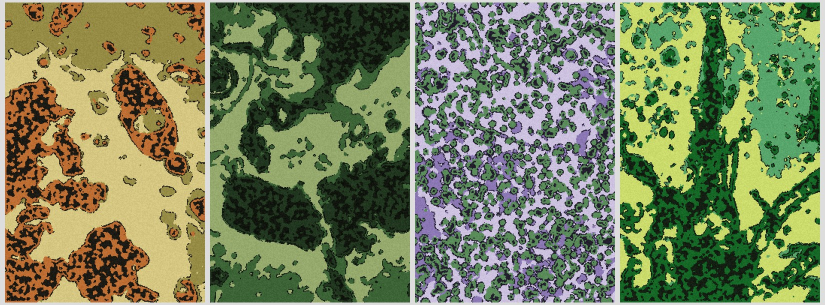
#> input picture fine-art/out/camo/contact-v1.jpg, 1650 x 610 px, given in place of testate-encysting-jimena-fuentes-i2.jpg, which was not available (shown at 1/2 size)
$ python camo.py
#> lines starting #> are read from the running program, lines starting #| are printed output that depends on the picture; after the words box and inside, x2 and y2 are one past the last pixel; in counts of white or black regions, pixels touching at a corner belong together
"""Soil camo: a real student micrograph of soil aggregates posterised into camo blobs (pale ground, olive, rust),
each rust and olive blob ringed with a broken black outline, then rendered with a fuzzy knit/fleece edge.
Run: python3 camo.py -> out/camo/*.png + contact.jpg
"""
import glob, os
import numpy as np
from PIL import Image, ImageOps
from scipy import ndimage as ndi

HERE = os.path.dirname(os.path.abspath(__file__))
SRC, OUT = os.path.join(HERE, "src"), os.path.join(HERE, "out", "camo")
W, H = 1600, 2400
WAYS = {
    "desert": [(214, 200, 130), (150, 140, 70), (190, 110, 50), (28, 26, 20)],
    "forest": [(150, 170, 110), (60, 100, 55), (34, 55, 31), (16, 22, 14)],
    "lilac": [(205, 195, 225), (140, 120, 180), (90, 140, 90), (34, 30, 45)],
    "sfw": [(203, 219, 108), (89, 166, 108), (21, 104, 38), (20, 30, 18)],
}
SOURCES = ["testate-encysting-jimena-fuentes-i2", "testate-encysted-robert-kenyon", "fungal-spores-in-suspension", "mite-talbot-armstrong-i3"]


def camo(src, pal, seed, knit=6):
#> called with src = 'testate-encysting-jimena-fuentes-i2', seed = 0, knit = 6
    rng = np.random.default_rng(seed)
    im = ImageOps.fit(Image.open(os.path.join(SRC, src + ".jpg")).convert("L"), (W // 2, H // 2), Image.LANCZOS)
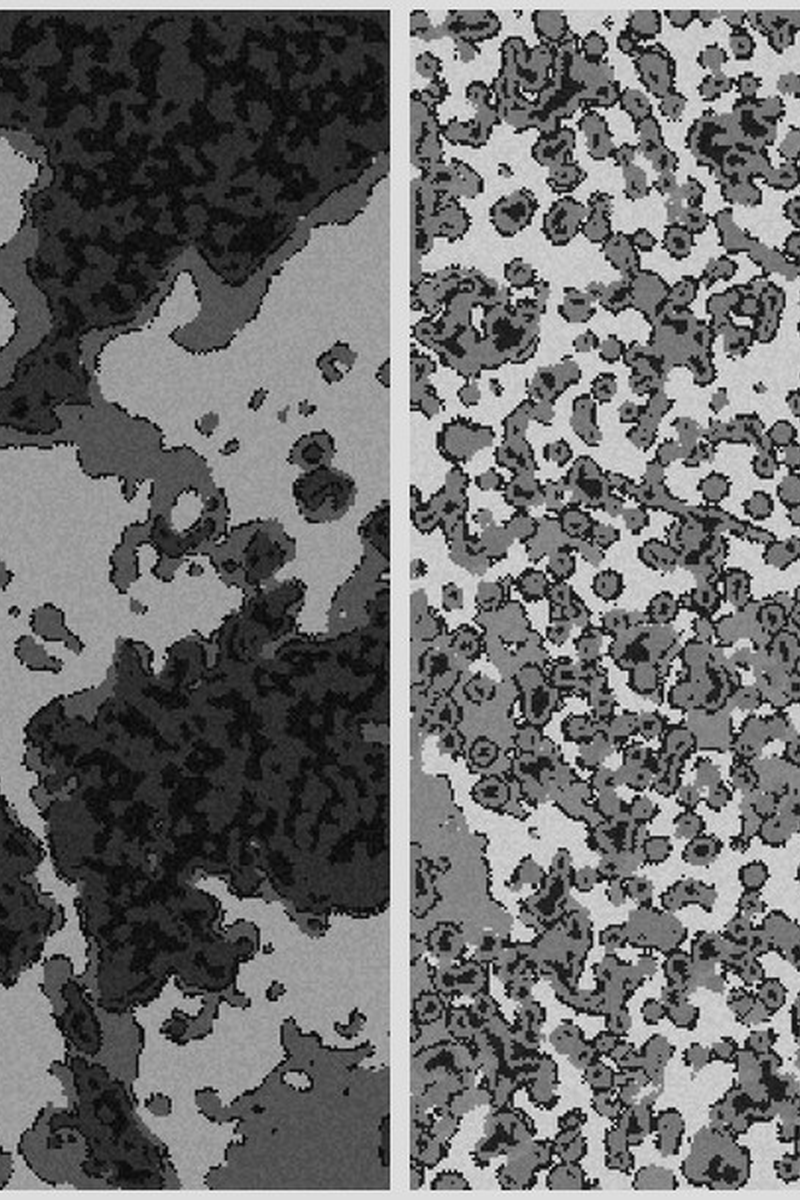
#> im: PIL image 800x1200 L; min 0, max 253, mean 108.5
    g = np.asarray(ImageOps.autocontrast(im, cutoff=1), np.float32) / 255
    g = g - ndi.gaussian_filter(g, 80) * .7
    g = ndi.gaussian_filter(g, 5)
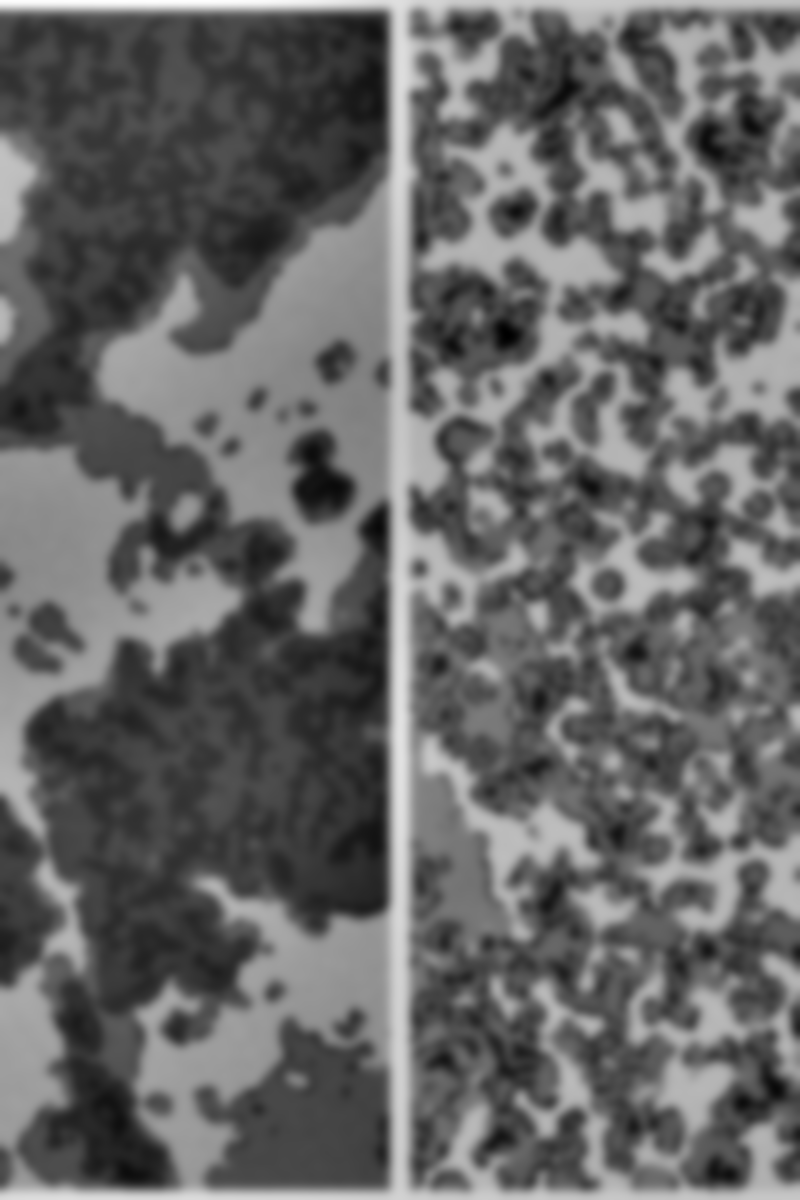
#> g: shape (1200, 800) float32; min -0.31, max 0.802, mean 0.136; drawn with min black and max white
    g = np.asarray(Image.fromarray(((g - g.min()) / np.ptp(g) * 255).astype(np.uint8)).resize((W, H), Image.BICUBIC), np.float32) / 255
#> g: shape (2400, 1600) float32
    q1, q2 = np.quantile(g, .38), np.quantile(g, .62)
#> q1 = 0.298; q2 = 0.439
    rust = g < q1; olive = (g >= q1) & (g < q2)
#> after `rust = g < q1`:
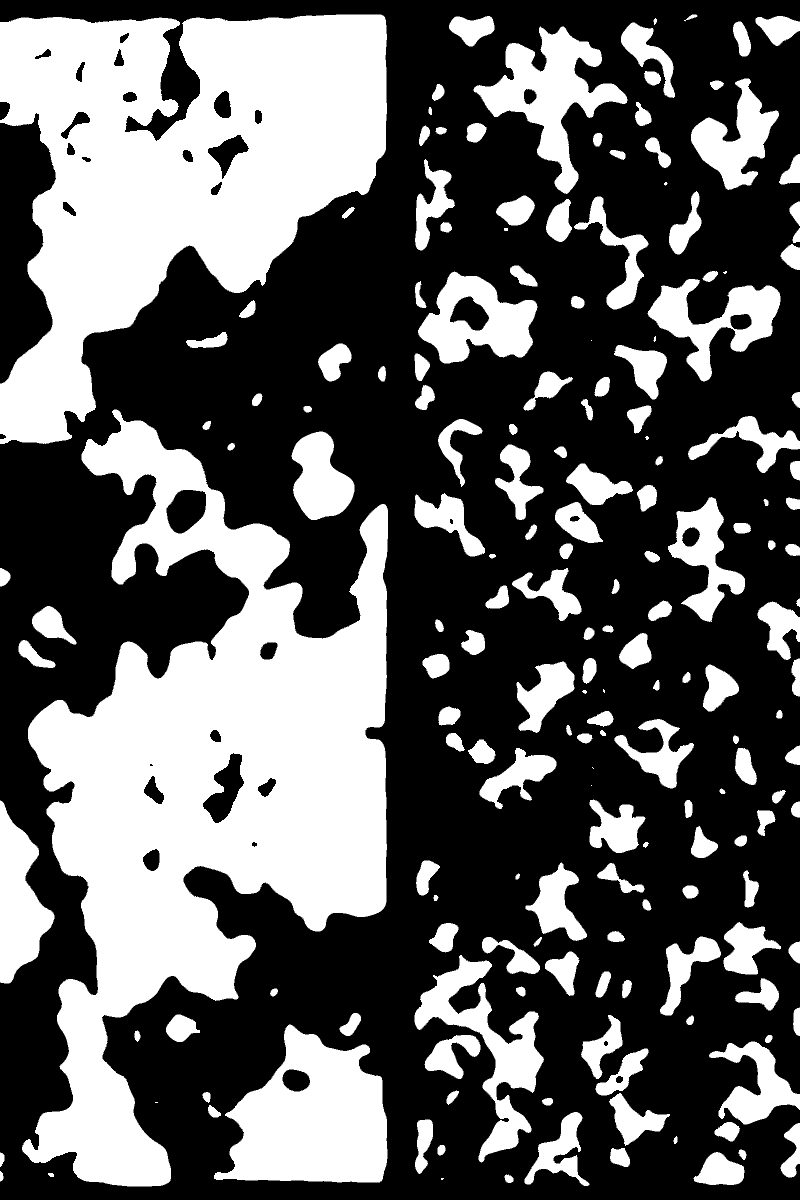
#> rust: shape (2400, 1600) bool (shown at 1/2 size); 37.2% white; 183 white regions (4 under 20 px), largest, box (x1, y1, x2, y2) and area: (44, 819, 776, 2373) 508572, (0, 29, 774, 888) 374419, (428, 2049, 775, 2365) 71160
#> after `olive = (g >= q1) & (g < q2)`: olive: shape (2400, 1600) bool; 24.6% white; 74 white regions, largest, box (x1, y1, x2, y2) and area: (821, 25, 1600, 2380) 589788, (0, 23, 781, 2378) 170080, (0, 226, 112, 767) 23755
    rust = ndi.binary_opening(rust, iterations=4); olive = ndi.binary_opening(olive, iterations=4)
#> after `rust = ndi.binary_opening(rust, iterations=4)`: rust: shape (2400, 1600) bool; 36.9% white; 172 white regions, largest, box (x1, y1, x2, y2) and area: (44, 819, 776, 2373) 508006, (0, 29, 774, 888) 373668, (428, 2049, 775, 2365) 71075
#> after `olive = ndi.binary_opening(olive, iterations=4)`: olive: shape (2400, 1600) bool; 24% white; 111 white regions, largest, box (x1, y1, x2, y2) and area: (822, 25, 1600, 2377) 503608, (0, 305, 776, 1357) 68794, (824, 2034, 1001, 2369) 24913
    # broken black outline around every blob
    ring = (ndi.binary_dilation(rust, iterations=9) & ~rust) | (ndi.binary_dilation(olive, iterations=7) & ~olive & ~rust)
#> ring: shape (2400, 1600) bool; 18.5% white; 151 white regions (5 under 20 px), largest, box (x1, y1, x2, y2) and area: (815, 14, 1600, 2386) 343618, (0, 18, 785, 2382) 142108, (1024, 1243, 1544, 1586) 23434
    br = ndi.gaussian_filter(rng.random((H, W)), 14); ring &= br > np.quantile(br, .25)
#> after `ring &= br > np.quantile(br, 0.25)`:
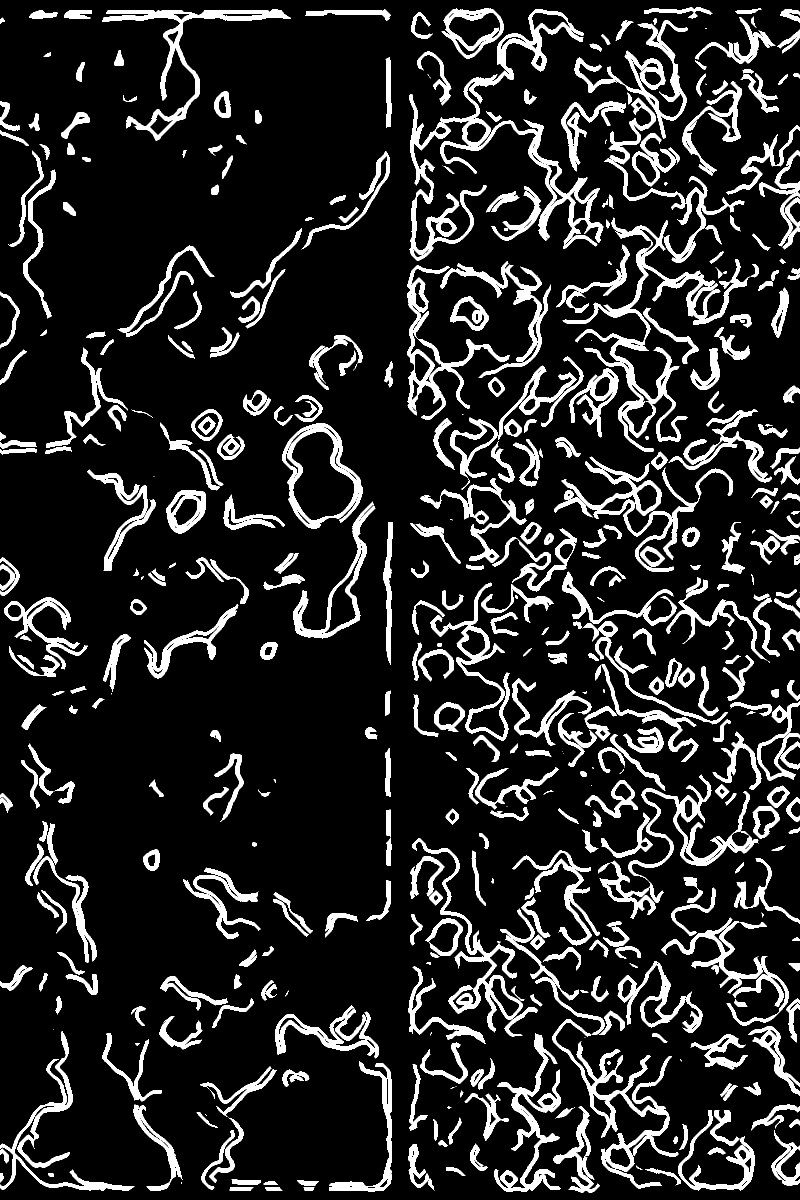
#> ring: shape (2400, 1600) bool (shown at 1/2 size); 13.9% white; 518 white regions (44 under 20 px), largest, box (x1, y1, x2, y2) and area: (880, 18, 1207, 498) 18146, (1125, 435, 1441, 904) 17687, (1105, 2038, 1344, 2377) 11632
    cn = ndi.gaussian_filter(rng.random((H, W)), 30); core = ndi.binary_erosion(rust, iterations=22) & (cn > np.quantile(cn, .55))
#> after `core = ndi.binary_erosion(rust, iterations=22) & (cn > np.quantile(cn,`: core: shape (2400, 1600) bool; 7.9% white; 71 white regions (9 under 20 px), largest, box (x1, y1, x2, y2) and area: (128, 1443, 490, 2012) 74736, (77, 190, 300, 663) 38792, (384, 1176, 752, 1479) 35224
    lvl = np.zeros((H, W), np.uint8)
    lvl[olive] = 1; lvl[rust] = 2; lvl[ring] = 3; lvl[core] = 3
    # knit: sample on a coarse stitch grid with jitter, then upscale nearest
    sh, sw = H // knit, W // knit
    yy = (np.arange(sh)[:, None] * knit + rng.integers(0, knit, (sh, sw))).clip(0, H - 1)
    xx = (np.arange(sw)[None, :] * knit + rng.integers(0, knit, (sh, sw))).clip(0, W - 1)
    small = lvl[yy, xx]
    img = np.array(pal, np.float32)[small]
    img += (rng.random(img.shape[:2])[:, :, None] - .5) * 18
    out = Image.fromarray(np.clip(img, 0, 255).astype(np.uint8)).resize((W, H), Image.NEAREST)
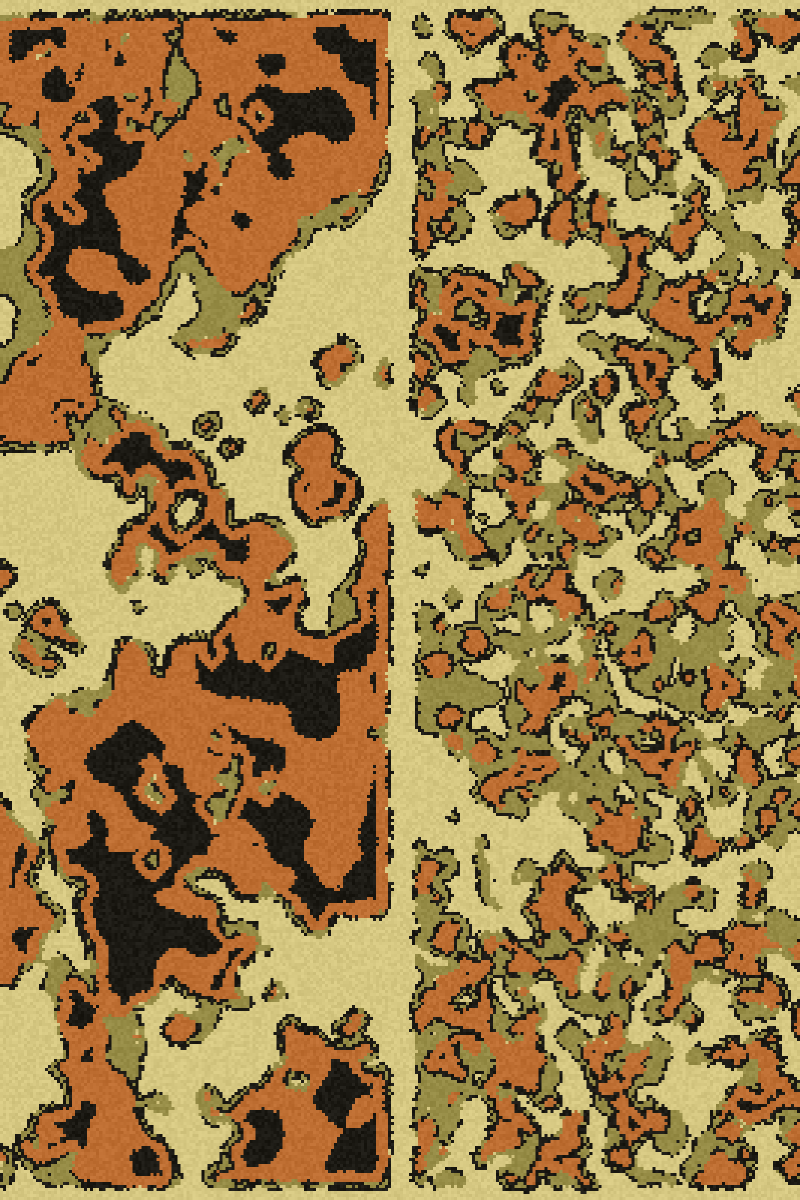
#> out: PIL image 1600x2400 RGB (shown at 1/2 size); mean R, G, B 155.3, 125.3, 72.2
    return out


def main():
    os.makedirs(OUT, exist_ok=True)
    ims = []
    for i, (way, pal) in enumerate(WAYS.items()):
        im = camo(SOURCES[i % len(SOURCES)], pal, i)
        im.save(os.path.join(OUT, f"soil-camo-{way}.png"), dpi=(150, 150)); ims.append(im)
#> pass 2 of the loop in main, `for i, (way, pal) in enumerate(WAYS.items()):`:
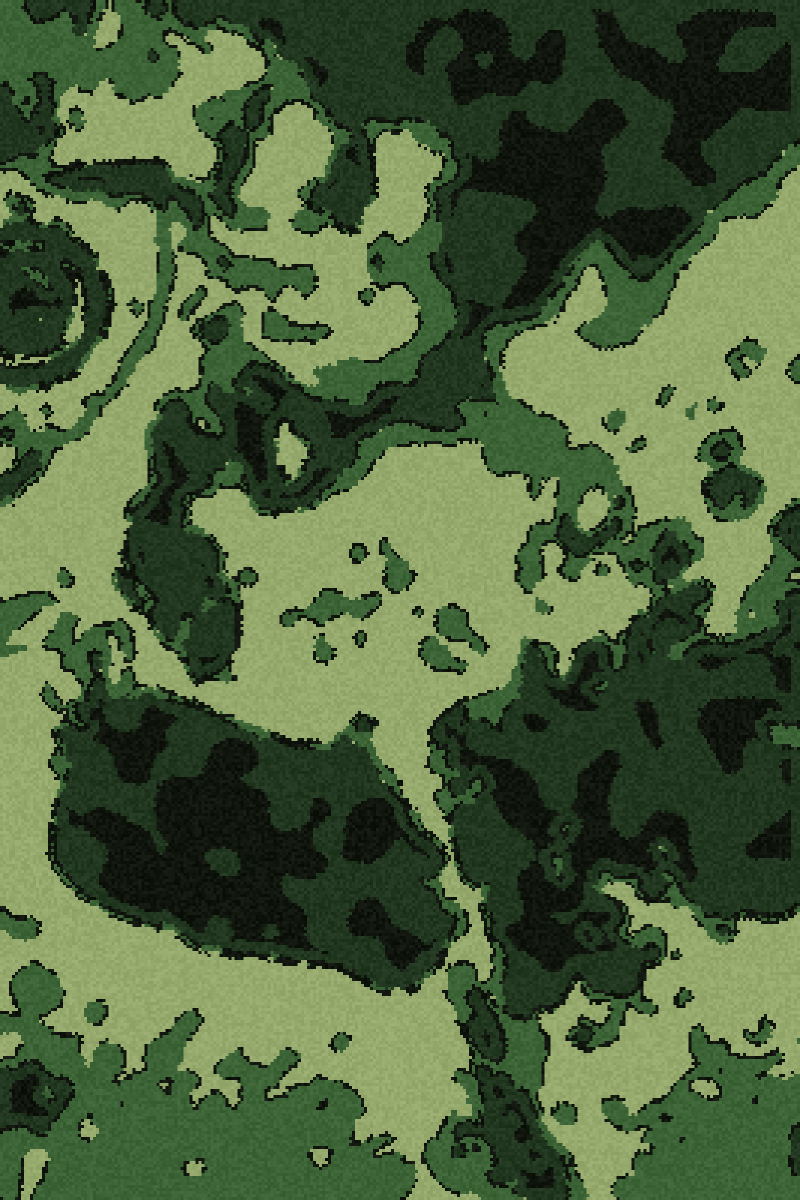
#> input picture fine-art/out/camo/soil-camo-forest.png, 1600 x 2400 px, given in place of testate-encysted-robert-kenyon.jpg, which was not available (shown at 1/2 size)
#> q1 = 0.333; q2 = 0.475
#> in camo (call 2), `rust = g < q1`:
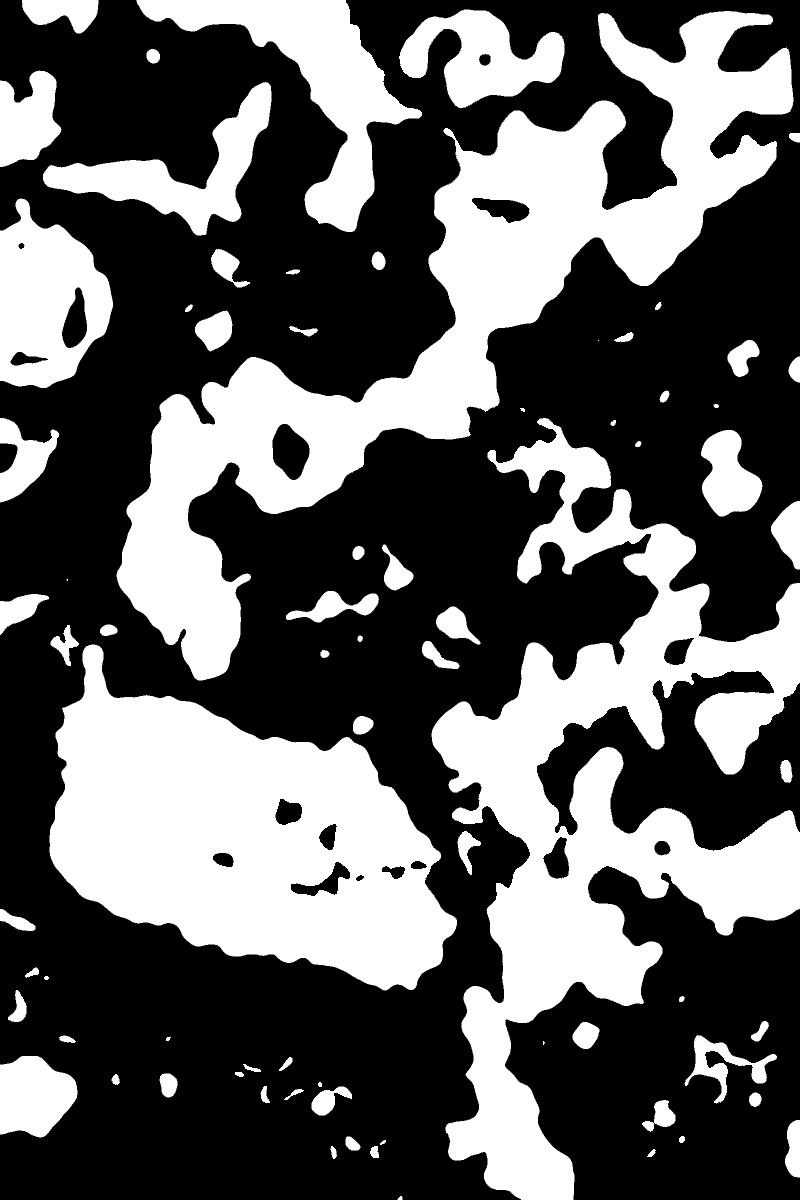
#> rust: shape (2400, 1600) bool (shown at 1/2 size); 37.5% white; 75 white regions (2 under 20 px), largest, box (x1, y1, x2, y2) and area: (233, 22, 1587, 1361) 391860, (863, 836, 1600, 2400) 389677, (99, 1289, 914, 1981) 320379
#> core: shape (2400, 1600) bool; 11.5% white; 62 white regions (3 under 20 px), largest, box (x1, y1, x2, y2) and area: (122, 1471, 665, 1911) 107740, (890, 223, 1384, 677) 68732, (1002, 1516, 1390, 1945) 42899
#> in camo (call 2), `out = Image.fromarray(np.clip(img, 0, 255).astype(np.uint8)).resize((W..`:
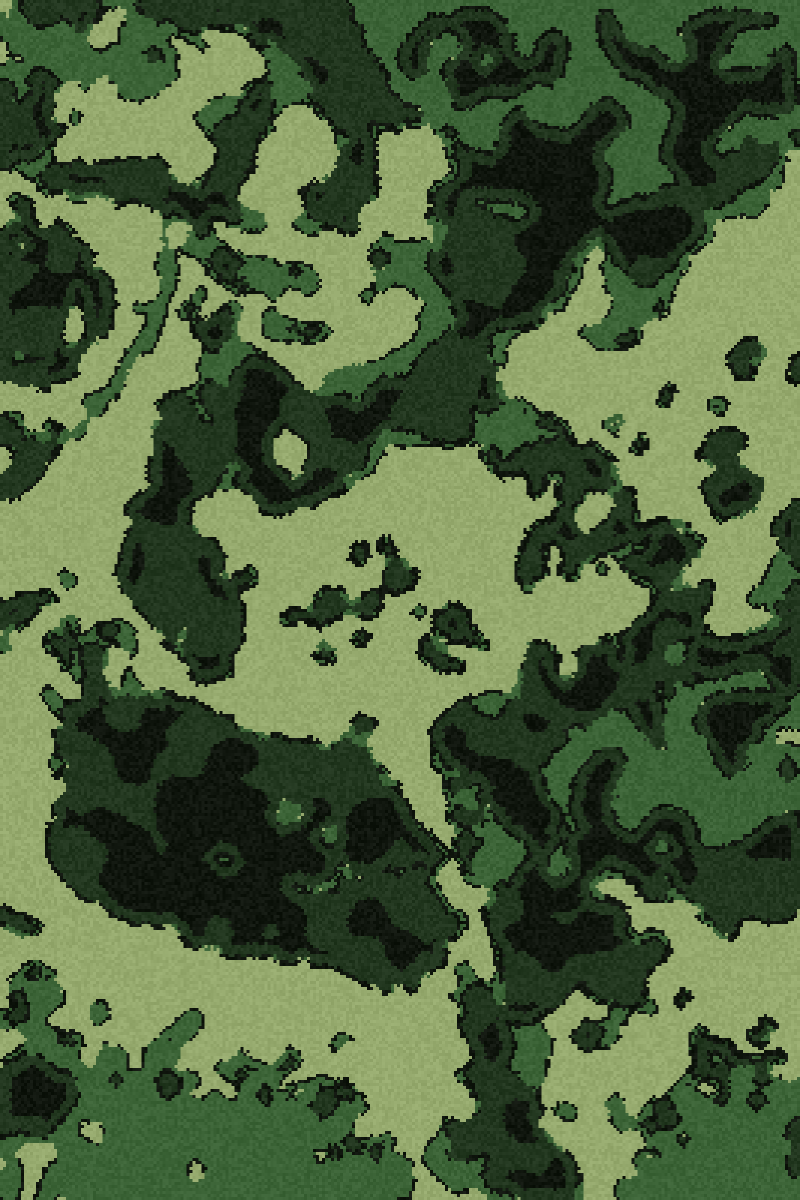
#> out: PIL image 1600x2400 RGB (shown at 1/2 size); mean R, G, B 76, 97.3, 59.7
    sheet = Image.new("RGB", (4 * 410 + 10, 610), "#ddd")
    for i, im in enumerate(ims): sheet.paste(im.resize((400, 600), Image.LANCZOS), (10 + i * 410, 5))
    sheet.save(os.path.join(OUT, "contact.jpg"), quality=90)


if __name__ == "__main__":
#> (the run stopped early here; a loop or call above may not have finished)
